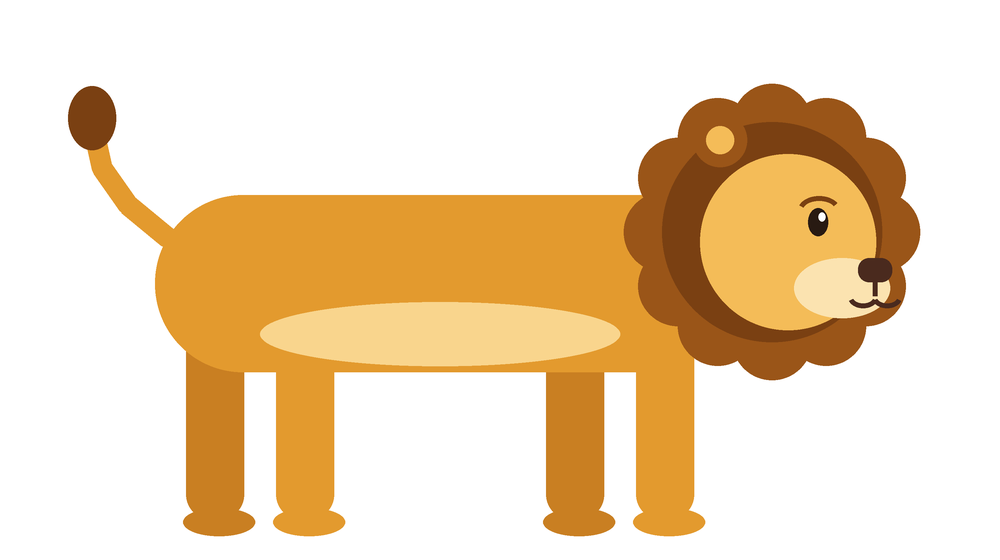
#> input picture singa_jalan.png, 1000 x 560 px
$ python buat_singa_bergerak.py
#> lines starting #> are read from the running program, lines starting #| are printed output that depends on the picture; after the words box and inside, x2 and y2 are one past the last pixel; in counts of white or black regions, pixels touching at a corner belong together
"""
TUGAS MULTIMEDIA - GAMBAR MENJADI BERGERAK DAN BERSUARA
========================================================
Hewan  : Singa (Panthera leo) - "RAWR si Singa"
Tema   : Singa berjalan di hutan saat PETANG (matahari terbenam),
         lalu berhenti dan MENGAUM: "AUUUMMM... RAWR!"
Input  : singa_jalan.png       -> gambar singa pose berjalan
         singa.png             -> gambar singa pose mengaum
         auman.mp3             -> suara auman singa asli (untuk web)
         auman_singa.mp3       -> audio video (hutan petang + auman)
Output : singa_bergerak.mp4    -> video gambar bergerak + bersuara
         badan.png, kaki1-4.png, singa_rawr.png, rig.js, poster.jpg
                               -> aset untuk halaman web (GitHub Pages)

Catatan sumber gambar:
  Gambar singa TIDAK diunduh dari internet. Program ini MENGGAMBAR
  sendiri kedua pose singa di atas latar putih memakai Pillow
  (d digambar 3x lebih besar lalu diperkecil supaya halus), lalu
  latar putihnya dihapus dengan metode yang sama seperti proyek
  referensi: flood-fill dari tepi gambar. Jadi alurnya tetap:
  gambar latar putih -> transparan -> dipotong jadi badan + 4 kaki.

Alur cerita video (14 detik):
  1. Detik 0,0-5,2 : singa BERJALAN masuk dari kiri layar melintasi
     hutan petang. Kakinya bergerak sungguhan dengan teknik walk
     cycle: gambar dipotong menjadi badan dan 4 kaki, lalu setiap
     kaki diputar bergantian pada poros pangkalnya (animasi 2D).
     Badan ikut naik-turun halus, pohon ikut bergeser (parallax),
     matahari terbenam membesar kecil mengikuti langkah.
  2. Detik 5,2-5,55: singa berhenti, berganti pose menjadi pose
     mengaum (crossfade cepat), lalu bersiap.
  3. Detik 5,9-13,0: singa MENGAUM. Gelombang suara keluar dari
     mulutnya tepat bersamaan dengan suara auman pada audio,
     badan dan cahaya matahari berdenyut, layar sedikit bergetar.
  4. Detik 13,0-14 : fade-out, video selesai.

Teknik menghapus background putih:
  Flood-fill dari tepi gambar: piksel yang nyaris putih DAN terhubung
  ke tepi gambar dianggap background. Bagian putih di dalam tubuh
  (mis. gigi di mulut yang terbuka) tidak ikut terhapus karena
  terhalang outline gambar.

Audio:
  auman.mp3 dibuat dari rekaman auman singa asli "Lion roaring"
  (Wikimedia Commons, singa di Tamil Nadu) yang dipotong dan
  dinaikkan volumenya memakai FFmpeg.
  auman_singa.mp3 (audio video) dibuat program ini bila belum ada:
  suara semilir hutan (brown noise pelan) selama fase berjalan,
  lalu auman mulai tepat detik 5,9.

Kebutuhan:
  pip install pillow numpy scipy
  Program FFmpeg harus sudah terinstall (perintah: ffmpeg)

Jalankan:
  python buat_singa_bergerak.py
"""

import json
import math
import subprocess
import sys
from pathlib import Path

import numpy as np
from PIL import Image, ImageDraw, ImageFilter, ImageFont
from scipy import ndimage

# ---------------------------------------------------------------------------
# Konfigurasi
# ---------------------------------------------------------------------------
FOLDER = Path(__file__).parent
FILE_JALAN = FOLDER / "singa_jalan.png"     # sumber pose berjalan (latar putih)
FILE_AUNG = FOLDER / "singa.png"            # sumber pose mengaum (latar putih)
FILE_SUARA_WEB = FOLDER / "auman.mp3"       # auman saja (halaman web)
FILE_SUARA = FOLDER / "auman_singa.mp3"     # audio video (ambien + auman)
FILE_VIDEO = FOLDER / "singa_bergerak.mp4"

LEBAR, TINGGI = 1280, 720     # resolusi video (HD 720p)
FPS = 30                      # frame per detik
DURASI = 14                   # durasi video (detik)
TOTAL_FRAME = FPS * DURASI

# Pembagian fase animasi (detik)
AKHIR_JALAN = 5.2             # singa berjalan sampai detik ini
AKHIR_GANTI_POSE = 5.55       # crossfade pose jalan -> pose mengaum
MULAI_AUNG = 5.9              # suara auman mulai (sinkron dgn audio)
AKHIR_AUNG = 13.0             # auman selesai, mulai fade-out

# Posisi mulut pada gambar pose mengaum (persen lebar/tinggi gambar)
MULUT_X, MULUT_Y = 0.90, 0.44

# Posisi akhir singa setelah berjalan (kiri atas area tampil)
TARGET_X = 150
TANAH_Y = TINGGI - 26         # garis telapak kaki singa
LEBAR_TAMPIL = 800            # lebar tampil singa di video (piksel)

# Warna singa
EMAS = (227, 154, 46)
EMAS_GELAP = (201, 127, 34)   # kaki jauh (lebih gelap = efek kedalaman)
EMAS_MUDA = (244, 188, 88)
PERUT = (249, 213, 141)
SURAI = (154, 85, 24)
SURAI_GELAP = (122, 64, 18)
MUZZLE = (251, 227, 176)
HIDUNG = (74, 42, 30)
MULUT_DALAM = (122, 31, 31)
LIDAH = (214, 102, 102)
PUTIH = (255, 255, 255)


# ---------------------------------------------------------------------------
# Langkah 0 - Menggambar sumber singa (latar putih) memakai Pillow
# ---------------------------------------------------------------------------
SS = 3  # supersample: gambar 3x lebih besar lalu diperkecil (anti-alias)


def _skala(img_besar, ukuran):
    return img_besar.resize(ukuran, Image.LANCZOS)


# [143 lines left out: functions gambar_sumber_jalan, gambar_sumber_aung, not called in this run]


# ---------------------------------------------------------------------------
# Langkah 1 - Hapus background putih pada gambar
# ---------------------------------------------------------------------------
def hapus_background_putih(path_gambar=None, gambar=None):
    """Mengembalikan gambar RGBA dengan background transparan."""
    if gambar is None:
        gambar = Image.open(path_gambar).convert("RGB")
    piksel = np.array(gambar)

    nyaris_putih = (
        (piksel[:, :, 0] > 240)
        & (piksel[:, :, 1] > 240)
        & (piksel[:, :, 2] > 240)
    )
    # Kelompok piksel putih yang menyentuh tepi = background
    label, _ = ndimage.label(nyaris_putih)
    label_tepi = set(np.unique(np.concatenate([
        label[0, :], label[-1, :], label[:, 0], label[:, -1]
    ])))
    label_tepi.discard(0)
    background = np.isin(label, list(label_tepi))

    alpha = np.where(background, 0, 255).astype(np.uint8)
    alpha_img = Image.fromarray(alpha).filter(ImageFilter.GaussianBlur(1))

    hasil = gambar.convert("RGBA")
    hasil.putalpha(alpha_img)
    return hasil.crop(hasil.getbbox())


# ---------------------------------------------------------------------------
# Langkah 2 - Rig walk cycle: potong gambar jalan menjadi badan + 4 kaki
# ---------------------------------------------------------------------------
def buat_rig_jalan(singa_jalan, y_potong_badan=0.64):
    """
    Memotong gambar pose berjalan menjadi:
      - badan (digambar paling atas, menutupi pangkal kaki)
      - 4 potongan kaki yang bisa diputar pada poros pangkalnya.
    Kelompok kaki dicari otomatis dari proyeksi piksel pada area
    bawah gambar. Pasangan kaki diagonal bergerak sefase (gaya trot):
    (kaki depan dekat + kaki belakang jauh) berlawanan fase dengan
    (kaki depan jauh + kaki belakang dekat).
    """
    lebar, tinggi = singa_jalan.size
    alpha = np.array(singa_jalan.getchannel("A"))

    # Proyeksi piksel tidak transparan pada 32% bagian bawah gambar
    proyeksi = (alpha[int(tinggi * 0.68):, :] > 30).sum(axis=0)
    kelompok = []
    awal = None
    for x, nilai in enumerate(proyeksi):
        if nilai > 5 and awal is None:
            awal = x
        elif nilai <= 5 and awal is not None:
            if x - awal > lebar * 0.02:
                kelompok.append((awal, x))
            awal = None
    if awal is not None:
        kelompok.append((awal, lebar))
    assert len(kelompok) == 4, f"Kaki terdeteksi {len(kelompok)}, harusnya 4"

    y_potong_badan = int(tinggi * y_potong_badan)   # badan menutupi sampai sini
    y_mulai_kaki = int(tinggi * 0.46)     # potongan kaki mulai dari sini
    badan = singa_jalan.crop((0, 0, lebar, y_potong_badan))

    # Urutan kelompok dari kiri: belakang-jauh, belakang-dekat,
    # depan-jauh, depan-dekat. Fase trot: kelompok 0 & 3 sefase,
    # kelompok 1 & 2 berlawanan.
    fase_kaki = [0.0, math.pi, math.pi, 0.0]
    kaki = []
    for (x0, x1), fase in zip(kelompok, fase_kaki):
        tepi = int(lebar * 0.02)
        x_kiri = max(0, x0 - tepi)
        x_kanan = min(lebar, x1 + tepi)
        potongan = singa_jalan.crop((x_kiri, y_mulai_kaki, x_kanan, tinggi))
        kaki.append({
            "gambar": potongan,
            "x": x_kiri,
            "y": y_mulai_kaki,
            "poros_x": (x0 + x1) // 2 - x_kiri,  # poros putar (pangkal kaki)
            "poros_y": int(tinggi * 0.06),
            "fase": fase,
            # Info tambahan untuk ekspor aset web (rig.js + PNG lapisan)
            "tengah_x": (x0 + x1) / 2 / lebar * 100,
        })
    return {"badan": badan, "kaki": kaki, "ukuran": (lebar, tinggi)}


# [18 lines left out: function gambar_singa_jalan, not called in this run]


# ---------------------------------------------------------------------------
# Langkah 2b - Ekspor aset web (badan.png, kaki1-4.png, singa_rawr.png, rig.js)
# ---------------------------------------------------------------------------
def ekspor_aset_web(singa_jalan_rgba, singa_aung_rgba, rig):
    """Lapisan PNG seukuran kanvas penuh + rig.js untuk halaman web."""
    lebar, tinggi = rig["ukuran"]
    y_potong = int(tinggi * 0.64)
    y_mulai = int(tinggi * 0.46)

    # singa_rawr.png = pose mengaum transparan
    singa_aung_rgba.save(FOLDER / "singa_rawr.png")

    # badan.png = kanvas penuh, isinya hanya bagian di atas potongan badan
    badan_full = Image.new("RGBA", (lebar, tinggi), (0, 0, 0, 0))
    badan_full.alpha_composite(
        singa_jalan_rgba.crop((0, 0, lebar, y_potong)), (0, 0))
    badan_full.save(FOLDER / "badan.png")

    data_rig = []
    alpha = np.array(singa_jalan_rgba.getchannel("A"))
    proyeksi = (alpha[int(tinggi * 0.68):, :] > 30).sum(axis=0)
    kelompok = []
    awal = None
    for x, nilai in enumerate(proyeksi):
        if nilai > 5 and awal is None:
            awal = x
        elif nilai <= 5 and awal is not None:
            if x - awal > lebar * 0.02:
                kelompok.append((awal, x))
            awal = None
    if awal is not None:
        kelompok.append((awal, lebar))

    poros_y_persen = (y_mulai + int(tinggi * 0.06)) / tinggi * 100
    for i, ((x0, x1), kaki) in enumerate(zip(kelompok, rig["kaki"]), start=1):
        lapisan = Image.new("RGBA", (lebar, tinggi), (0, 0, 0, 0))
        tepi = int(lebar * 0.02)
        x_kiri, x_kanan = max(0, x0 - tepi), min(lebar, x1 + tepi)
        potongan = singa_jalan_rgba.crop((x_kiri, y_mulai, x_kanan, tinggi))
        lapisan.alpha_composite(potongan, (x_kiri, y_mulai))
        # Nol-kan semua piksel di luar rentang x kaki ini (jaga-jaga tumpang tindih)
        arr = np.array(lapisan)
        arr[:, :x_kiri, 3] = 0
        arr[:, x_kanan:, 3] = 0
        arr[:y_mulai, :, 3] = 0
        lapisan = Image.fromarray(arr)
        lapisan.save(FOLDER / f"kaki{i}.png")
        data_rig.append({
            "file": f"kaki{i}.png",
            "porosX": round(kaki["tengah_x"], 2),
            "porosY": round(poros_y_persen, 2),
            "fase": round(kaki["fase"], 4),
        })

    isi = ("// Data walk cycle (poros putar dalam persen kanvas, "
           "fase dalam radian)\n")
    isi += "const RIG_KAKI = " + json.dumps(data_rig, indent=2) + ";\n"
    (FOLDER / "rig.js").write_text(isi, encoding="utf-8")
    print("Aset web tersimpan: badan.png, kaki1-4.png, singa_rawr.png, rig.js")


# ---------------------------------------------------------------------------
# Langkah 3 - Latar hutan saat petang
# ---------------------------------------------------------------------------
def buat_latar():
    """Gradasi langit petang + matahari terbenam + siluet hutan."""
    latar = Image.new("RGB", (LEBAR, TINGGI))
    piksel = np.zeros((TINGGI, LEBAR, 3), dtype=float)
    # Palet petang: ungu gelap -> magenta -> oranye -> kuning di horizon
    pemberhentian = [
        (0.00, np.array([38, 22, 66], dtype=float)),
        (0.34, np.array([110, 44, 94], dtype=float)),
        (0.58, np.array([214, 84, 62], dtype=float)),
        (0.76, np.array([255, 138, 61], dtype=float)),
        (0.86, np.array([255, 190, 92], dtype=float)),
        (1.00, np.array([66, 38, 52], dtype=float)),  # tanah gelap petang
    ]
    for y in range(TINGGI):
        t = y / TINGGI
        for (t0, c0), (t1, c1) in zip(pemberhentian, pemberhentian[1:]):
            if t0 <= t <= t1:
                f = (t - t0) / (t1 - t0) if t1 > t0 else 0
                piksel[y, :, :] = c0 + (c1 - c0) * f
                break
    latar = Image.fromarray(piksel.astype(np.uint8), "RGB").convert("RGBA")
    gambar = ImageDraw.Draw(latar, "RGBA")

    rng = np.random.default_rng(42)
    # Bintang tipis di langit atas (petang baru mulai)
    bintang = []
    for _ in range(60):
        bx, by = int(rng.integers(0, LEBAR)), int(rng.integers(0, 240))
        br = float(rng.uniform(0.8, 1.8))
        bintang.append((bx, by, br))
        gambar.ellipse([bx - br, by - br, bx + br, by + br],
                       fill=(255, 244, 214, 150))
    # Kunang-kunang dekat tanah hutan
    kunang = []
    for _ in range(26):
        kx = int(rng.integers(0, LEBAR))
        ky = int(rng.integers(500, 660))
        kunang.append((kx, ky, float(rng.uniform(0, 6.28))))
    # Barisan pepohonan jauh (siluet)
    bukit = [(0, 520), (150, 470), (330, 512), (520, 462), (710, 508),
             (900, 470), (1080, 514), (1280, 478), (1280, 720), (0, 720)]
    gambar.polygon(bukit, fill=(52, 30, 58, 255))
    # Tanah hutan
    gambar.ellipse([-200, 580, LEBAR + 200, 920], fill=(36, 22, 40, 255))
    return latar, bintang, kunang, rng


def buat_matahari():
    ukuran = 420
    matahari = Image.new("RGBA", (ukuran, ukuran), (0, 0, 0, 0))
    d = ImageDraw.Draw(matahari)
    for r in range(190, 92, -6):  # cahaya menyebar (glow)
        alpha = int(80 * (190 - r) / 98)
        d.ellipse([ukuran / 2 - r, ukuran / 2 - r, ukuran / 2 + r,
                   ukuran / 2 + r], fill=(255, 176, 84, alpha))
    d.ellipse([ukuran / 2 - 92, ukuran / 2 - 92, ukuran / 2 + 92,
               ukuran / 2 + 92], fill=(255, 205, 105, 255))
    d.ellipse([ukuran / 2 - 92, ukuran / 2 - 30, ukuran / 2 + 92,
               ukuran / 2 + 92], fill=(255, 178, 84, 255))
    return matahari


# [53 lines left out: functions gambar_akasia, gambar_pinus_petang, muat_font, amplop_aung, not called in this run]


def buat_audio_video():
    """Buat auman_singa.mp3: semilir hutan pelan + auman mulai detik 5,9."""
    if FILE_SUARA.exists() or not FILE_SUARA_WEB.exists():
        return
    jeda_ms = int(MULAI_AUNG * 1000)
    perintah = [
        "ffmpeg", "-y", "-loglevel", "error",
        "-i", str(FILE_SUARA_WEB),
        "-f", "lavfi", "-i",
        f"anoisesrc=color=brown:duration={DURASI}:sample_rate=44100",
        "-filter_complex",
        (f"[1:a]lowpass=f=420,volume=0.055[ambien];"
         f"[0:a]adelay={jeda_ms}:all=1,volume=1.0[aung];"
         f"[ambien][aung]amix=inputs=2:duration=first:dropout_transition=0,"
         f"atrim=0:{DURASI},loudnorm=I=-16:TP=-1.5:LRA=11[out]"),
        "-map", "[out]", "-c:a", "libmp3lame", "-q:a", "3",
        str(FILE_SUARA),
    ]
    subprocess.run(perintah, check=True)
    print("Audio video dibuat:", FILE_SUARA.name)


# [98 lines left out: function render_frame, not called in this run]


def main():
    # 0) Sumber gambar: gambar sendiri bila belum ada
    if not FILE_JALAN.exists():
        gambar_sumber_jalan().save(FILE_JALAN)
        print("Sumber digambar:", FILE_JALAN.name)
    if not FILE_AUNG.exists():
        gambar_sumber_aung().save(FILE_AUNG)
        print("Sumber digambar:", FILE_AUNG.name)

    # 1) Hapus background putih + buat rig
    print("Menghapus background putih (flood-fill dari tepi)...")
    jalan_rgba_penuh = hapus_background_putih(gambar=Image.open(FILE_JALAN).convert("RGB"))
#> in hapus_background_putih, piksel is the input picture: shape (560, 1000, 3); mean R, G, B 239.4, 217.1, 186.4
#> in hapus_background_putih, `nyaris_putih = ( (piksel[:, :, 0] > 240) & (piksel[:, :, 1] > 240) & (..`:
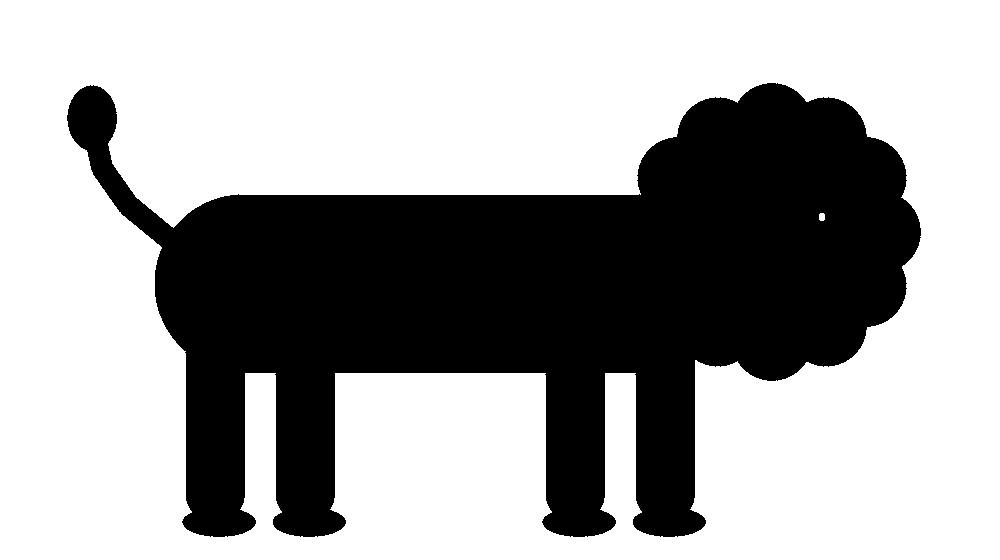
#> nyaris_putih: shape (560, 1000) bool; 65.3% white; 1 black region, box (x1, y1, x2, y2) and area: (67, 83, 921, 537) 194066
#> in hapus_background_putih, `label, _ = ndimage.label(nyaris_putih)`:
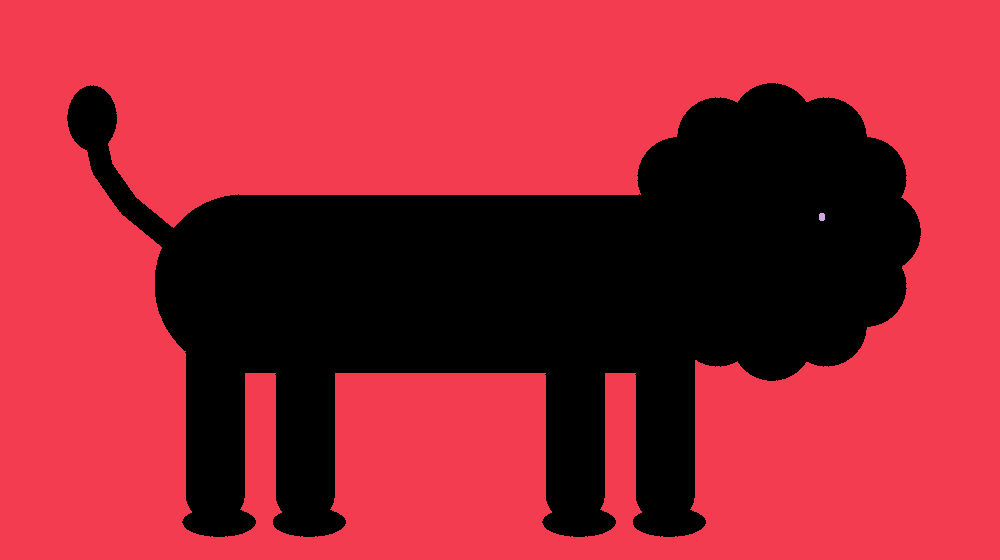
#> label: shape (560, 1000) int32; 3 distinct labels, from 0 to 2; one colour per label, 0 black
#> in hapus_background_putih, `label_tepi = set(np.unique(np.concatenate([ label[0, :], label[-1, :],..`: label_tepi = 1 item
#> in hapus_background_putih, `return hasil.crop(hasil.getbbox())`:
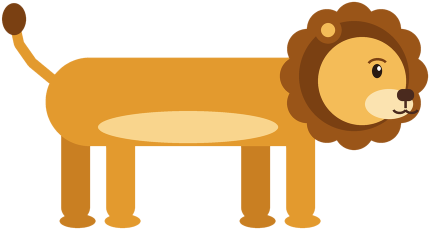
#> returned value: PIL image 860x460 RGBA (shown at 1/2 size); mean R, G, B, A 232.9, 201.4, 157.9, 125.1; transparent parts drawn white
    # Kembalikan ke kanvas penuh 1000x560 (crop getbbox mengubah ukuran) -
    # gambar ulang transparan di kanvas penuh lewat tempel di posisi bbox:
    # hapus_background_putih versi repo ini memotong rapat; untuk rig web
    # kita butuh kanvas konsisten, jadi tempel hasil crop ke kanvas kosong
    # tidak bisa memulihkan posisi aslinya. Karena itu lakukan penghapusan
    # tanpa crop untuk aset web:
    def transparan_tanpa_crop(path):
        g = Image.open(path).convert("RGB")
        piksel = np.array(g)
        putih = ((piksel[:, :, 0] > 240) & (piksel[:, :, 1] > 240)
                 & (piksel[:, :, 2] > 240))
        label, _ = ndimage.label(putih)
        tepi = set(np.unique(np.concatenate(
            [label[0, :], label[-1, :], label[:, 0], label[:, -1]])))
        tepi.discard(0)
        bg = np.isin(label, list(tepi))
        alpha = Image.fromarray(
            np.where(bg, 0, 255).astype(np.uint8)).filter(
            ImageFilter.GaussianBlur(1))
        out = g.convert("RGBA")
        out.putalpha(alpha)
        return out

    jalan_full = transparan_tanpa_crop(FILE_JALAN)
    aung_full = transparan_tanpa_crop(FILE_AUNG)
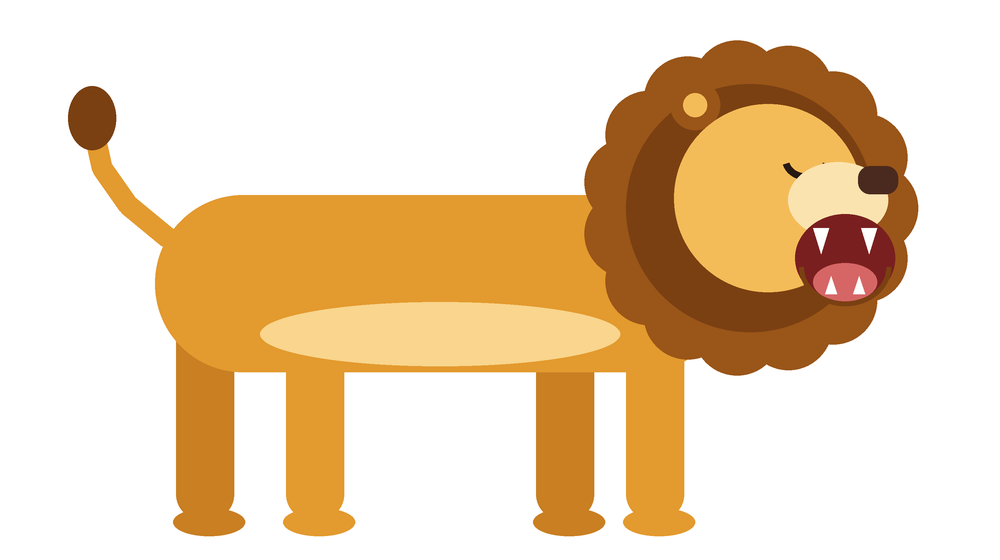
#> input picture singa.png, 1000 x 560 px
#> in transparan_tanpa_crop, g is the input picture: PIL image 1000x560 RGB; mean R, G, B 236, 211.8, 180.7
    aung_crop = hapus_background_putih(gambar=Image.open(FILE_AUNG).convert("RGB"))
#> in hapus_background_putih (call 2), `return hasil.crop(hasil.getbbox())`:
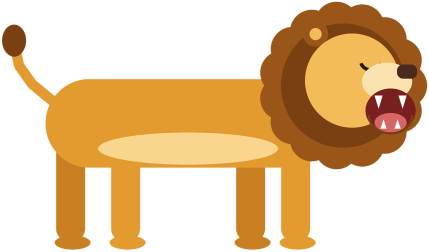
#> returned value: PIL image 858x503 RGBA (shown at 1/2 size); mean R, G, B, A 230.3, 198.9, 158.6, 123.5; transparent parts drawn white

    rig = buat_rig_jalan(jalan_full)
#> in buat_rig_jalan, `proyeksi = (alpha[int(tinggi * 0.68):, :] > 30).sum(axis=0)`: proyeksi = 1000 values, max 158 at index 210, min 0 at index 0, mean 38.7
#> after the loop in buat_rig_jalan, `for x, nilai in enumerate(proyeksi):`: kelompok = [(182, 257), (272, 347), (542, 617), (632, 707)]
#> in buat_rig_jalan, `badan = singa_jalan.crop((0, 0, lebar, y_potong_badan))`:
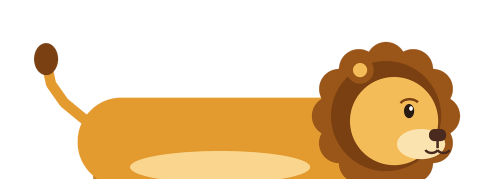
#> badan: PIL image 1000x358 RGBA (shown at 1/2 size); mean R, G, B, A 235.9, 210.6, 175.7, 104; transparent parts drawn white
#> the loop in buat_rig_jalan, `for (x0, x1), fase in zip(kelompok, fase_kaki):` made 4 passes
#> (x0, x1, fase, x_kiri, x_kanan) on passes 1 to 4: (182, 257, 0, 162, 277), (272, 347, 3.14, 252, 367), (542, 617, 3.14, 522, 637), (632, 707, 0, 612, 727)
#> pass 1, in buat_rig_jalan, `potongan = singa_jalan.crop((x_kiri, y_mulai_kaki, x_kanan, tinggi))`:
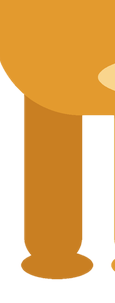
#> potongan: PIL image 115x303 RGBA; mean R, G, B, A 230, 183.6, 119.5, 163.6; transparent parts drawn white
#> after the loop in buat_rig_jalan, `for (x0, x1), fase in zip(kelompok, fase_kaki):`: kaki = 4 items
#> rig = 3 items
#> (the rest of the program and of its run is left out)
